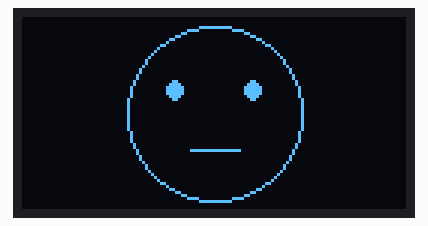
Bench run of a sketch on a simulated ESP32. Shown: 128×64 one-colour display.

Above: at 0.1 s.
At 1.12 s:
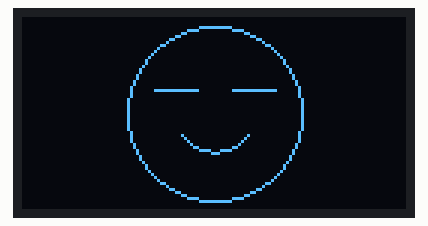
At 1.72 s:
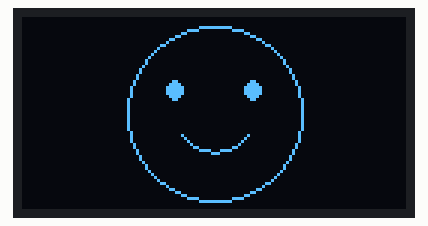
At 2.27 s:
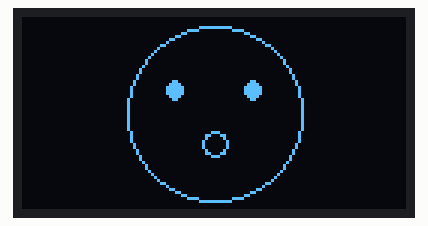
At 2.9 s:
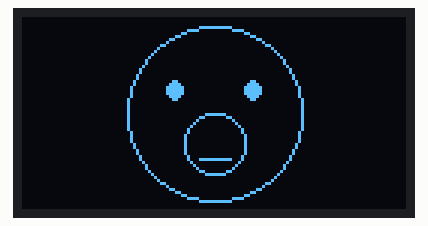
At 4.9 s:
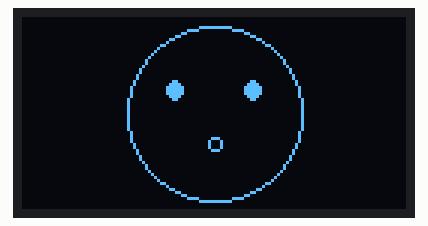

Measured:
- by itself, everything shown: repeats every 6.8 s, in 18 steps
- what the display in image 2 shows lasts 0.4 s, from 1.5 s to 1.9 s
- what the display in image 4 shows lasts 0.9 s, from 2.8 s to 3.7 s

The sketch:

animated_face.ino
```cpp
#include "SSD1306Wire.h"

// OLED SSD1306
// ESP32: SDA = GPIO 5, SCL = GPIO 4
SSD1306Wire display(0x3c, 5, 4);


// --------------------------------
// DIBUJAR CARA
// --------------------------------

void dibujarCara(int emocion, int boca) {

  display.clear();

  // Cabeza redonda
  display.drawCircle(64, 32, 29);

  // Emocion 0: Neutral
  // Emocion 1: Feliz
  // Emocion 2: Muy feliz
  // Emocion 3: Riendo

  if (emocion == 3) {

    // Ojos cerrados de felicidad
    display.drawLine(45, 24, 51, 19);
    display.drawLine(51, 19, 57, 24);

    display.drawLine(71, 24, 77, 19);
    display.drawLine(77, 19, 83, 24);

  } else {

    // Ojos abiertos
    display.fillCircle(51, 24, 3);
    display.fillCircle(77, 24, 3);

  }

  // Boca neutra
  if (emocion == 0) {

    display.drawLine(56, 44, 72, 44);

  }

  // Boca sonriente
  if (emocion == 1) {

    display.drawLine(53, 39, 57, 43);
    display.drawLine(57, 43, 64, 45);
    display.drawLine(64, 45, 71, 43);
    display.drawLine(71, 43, 75, 39);

  }

  // Boca abriendose progresivamente
  if (emocion == 2 || emocion == 3) {

    // Boca circular
    display.drawCircle(64, 42, boca);

    // Lengua cuando abre mucho la boca
    if (boca >= 8) {

      display.drawLine(59, 47, 69, 47);

    }

  }

  display.display();
}


// --------------------------------
// ANIMACION: PARPADEAR
// --------------------------------

void parpadear() {

  display.clear();

  display.drawCircle(64, 32, 29);

  // Ojos cerrados
  display.drawLine(44, 24, 58, 24);
  display.drawLine(70, 24, 84, 24);

  // Boca sonriente
  display.drawLine(53, 39, 57, 43);
  display.drawLine(57, 43, 64, 45);
  display.drawLine(64, 45, 71, 43);
  display.drawLine(71, 43, 75, 39);

  display.display();

  delay(150);
}


// --------------------------------
// CONFIGURACION
// --------------------------------

void setup() {

  display.init();
  display.setContrast(255);

}


// --------------------------------
// ANIMACION PRINCIPAL
// --------------------------------

void loop() {

  // 1. Cara neutral
  dibujarCara(0, 0);
  delay(1000);

  // 2. Parpadea
  parpadear();

  dibujarCara(0, 0);
  delay(300);

  // 3. Empieza a sonreir
  dibujarCara(1, 0);
  delay(400);

  // 4. La boca empieza a abrirse
  for (int i = 2; i <= 10; i++) {

    dibujarCara(2, i);
    delay(100);

  }

  // 5. Se queda muy feliz
  delay(700);

  // 6. Se rie con los ojos cerrados
  for (int i = 10; i >= 6; i--) {

    dibujarCara(3, i);
    delay(120);

  }

  // 7. Cierra progresivamente la boca
  for (int i = 6; i >= 1; i--) {

    dibujarCara(2, i);
    delay(100);

  }

  // 8. Vuelve a sonreir
  dibujarCara(1, 0);
  delay(800);

  // 9. Vuelve a neutral
  dibujarCara(0, 0);
  delay(1000);

}
```
